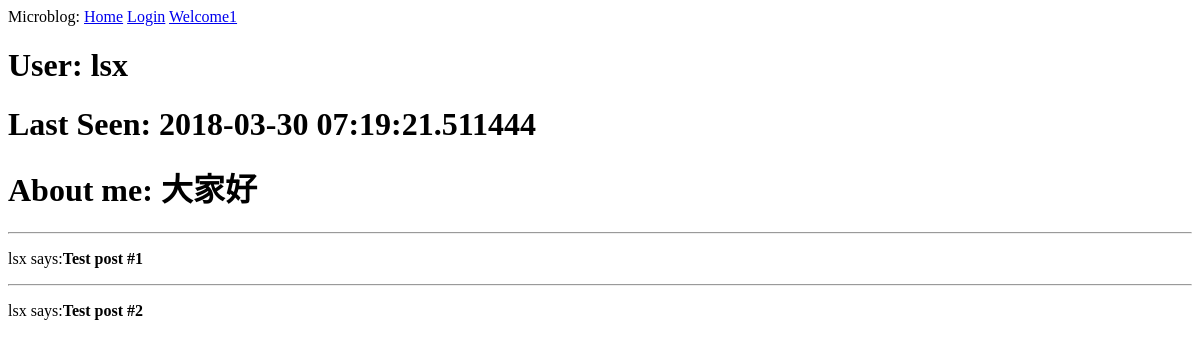
/user/lsx, run on an earlier commit of the app's database.
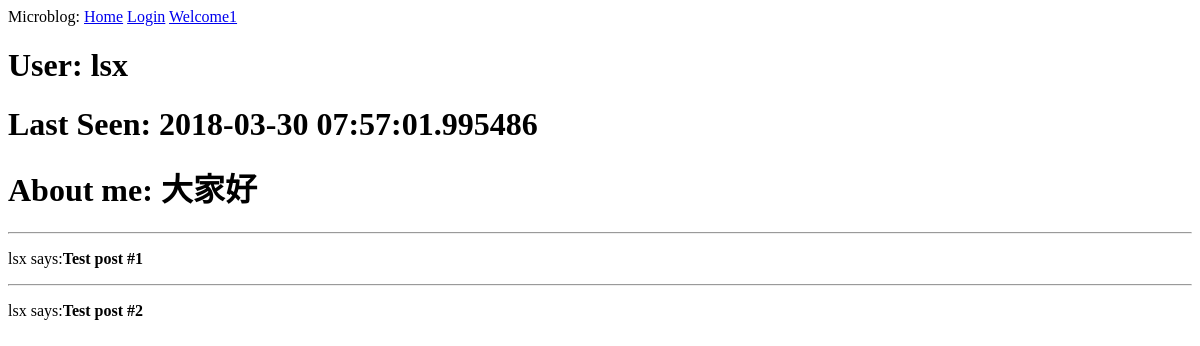
And on a later commit of the database.
### app_package/models.py (models this page shows, shortened)
class User(UserMixin,db.Model):
    id = db.Column(db.Integer, primary_key=True)
    username = db.Column(db.String(50), index=True, unique=True)
    email = db.Column(db.String(50), index=True, unique=True)
    password_hash = db.Column(db.String(50), index=True, unique=True)
    aboutme = db.Column(db.String(400))
    last_seen = db.Column(db.DateTime, default=datetime.utcnow)
    posts = db.relationship('Post', backref='author', lazy='dynamic')

### app_package/route.py (the view)
@app.route("/user/<username>")
def user(username):
    u = User.query.filter_by(username=username).first_or_404();
    posts = [
        {'author': u, 'body': 'Test post #1'},
        {'author': u, 'body': 'Test post #2'}
    ]
    return render_template("user.html", title="user", posts=posts, user=u)

### app_package/route.py (called while the page is built)
@app.before_request
def before_request():
    if current_user.is_authenticated:
        current_user.last_seen = datetime.utcnow()
        db.session.commit()

### app_package/templates/user.html
{% extends "base.html" %}
{% block content %}
    <h1>User: {{user.username}}</h1>
    {% if user.last_seen %}
     <h1>Last Seen: {{user.last_seen}}</h1>
    {% endif %}
    {% if user.aboutme %}
     <h1>About me: {{user.aboutme}}</h1>
    {% endif %}
    {% for post in posts %}
        <hr>
        <p>
            {{post.author.username}} says:<b>{{post.body}}</b>
        </p>
    {% endfor %}
{% endblock %}

### app_package/templates/base.html (shortened to what this page needs)
<!DOCTYPE html>
<html>
<head>
</head>
<body>
<div>Microblog:
    <a href="{{url_for('hello')}}">Home</a>
    {% if current_user.is_anonymous %}
        <a href="{{url_for('login')}}">Login</a>
    {% else %}
        <a href="{{ url_for('user', username=current_user.username) }}">Profile</a>
        <a href="{{url_for('edit_profile')}}">editprofile</a>
        <a href="{{url_for('logout')}}">Logout</a>
    {% endif %}
    <a href="/welcome?name=strange">Welcome1</a>
</div>
{% block content %}
{% endblock %}
</body>
</html>

What changed in the data, as far as the page shows it:
changed User "lsx": last_seen "2018-03-30 07:19:21.511444" → "2018-03-30 07:57:01.995486"
